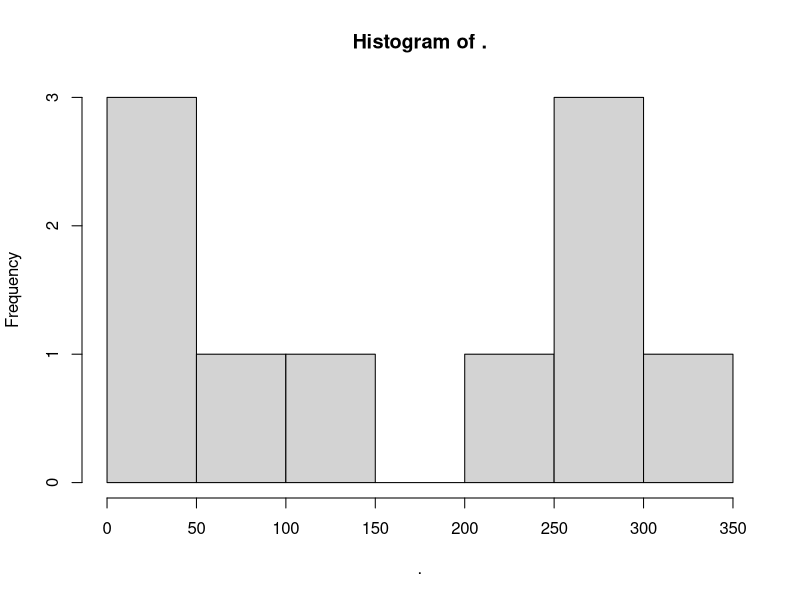
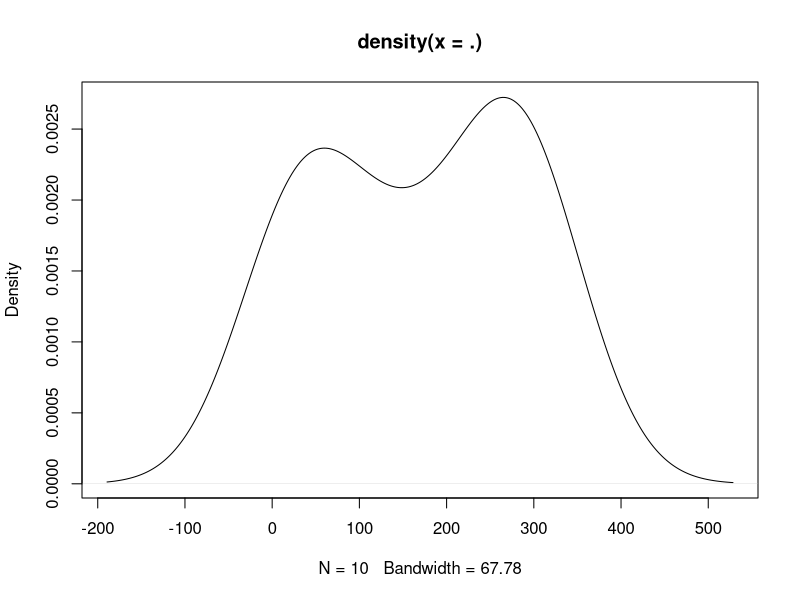
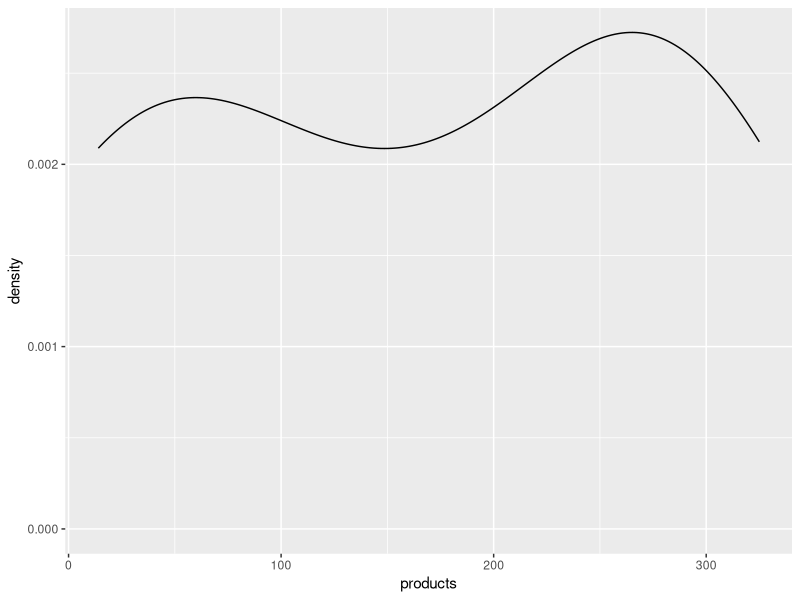
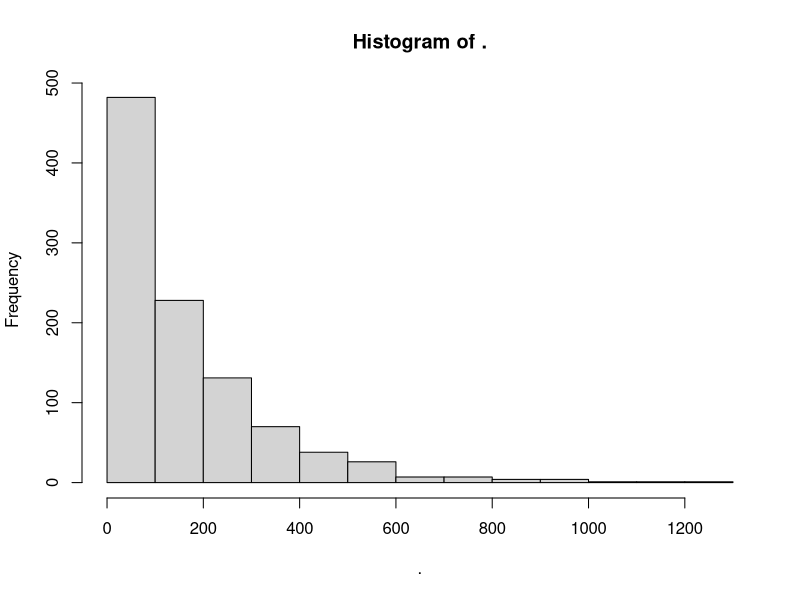
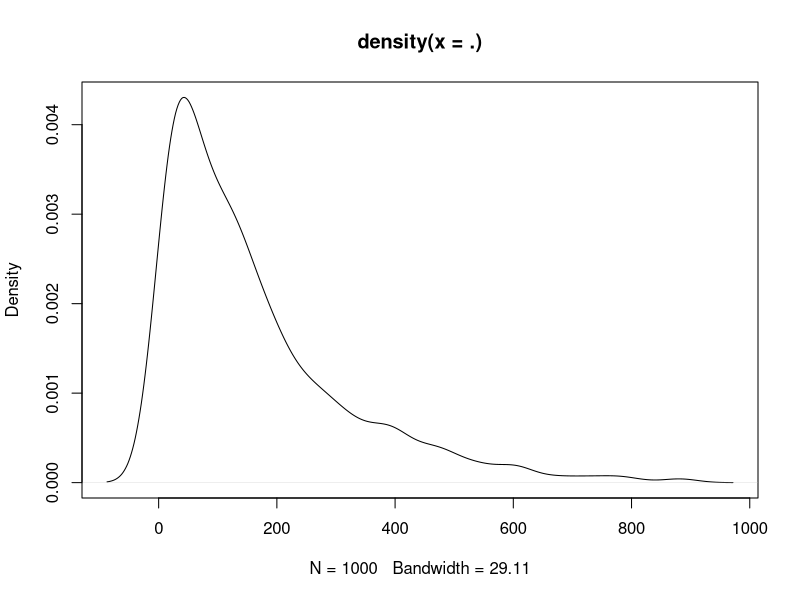
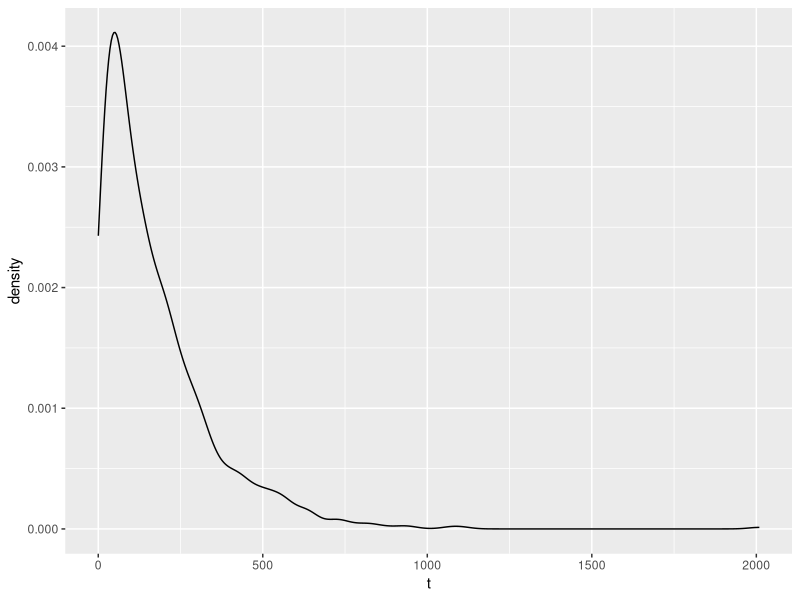
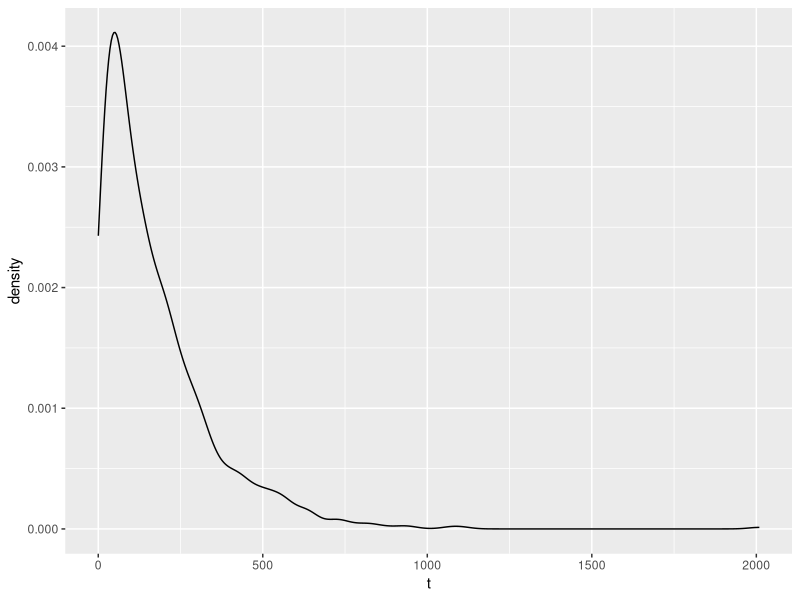

Write R code to recreate these figures, in order.
# example_failure_rates.R

# Introduction to Failure Rates and Related Measures


# Load necessary libraries
library(dplyr)
library(ggplot2)

# 1. Reliability
# Let's learn some key terms.

# Lifespan Distribution: distribution (PDF) for a vector of product lifespans.
# Reflects the probability that a product failed after X hours or years
# Eg. Here's a vector of 10 items' lifespans, in hours.
products = c(24, 273, 41, 282, 14, 210, 325, 276, 96, 149)

products %>% hist()

products %>% density() %>% plot()

ggplot() +
  geom_density(data = tibble(products), mapping = aes(x = products))


# Mean Time to Failure: the mean of a lifespan distribution.
# Describes the average hours to failure per unit.
# Eg. let's get the MTTF for our products' life distribution.
mu = mean(products)

mu

# Failure Rate (Lambda): inverse of mean time to failure.
# Describes the average number of times a product fails per time-step (eg. per hour).
# Eg. let's get the Failure Rate for our products' life distribution.
lambda = 1 / mean(products)
lambda


# Exponential Distribution: a common form for lifespan distributions,
# characterized by one parameter, lambda.
# If you have lambda, you can get the MTTF.
# Eg. what's the cumulative probability of a product failing 
# at or before 100 hours, given an Exp. Distr. with MTTF mu?
pexp(100, rate = 1/mu)

# F(t) = 1 - exp(-lambda * t)
# F(t) = 1 - e^(-lambda*t)

# Probability of Failure F(t): cumulative probability of failure by time t.
# expcdf() will give you F(t) in an exponential distribution.
# Probability of Reliability/Survival R(t): cumulative probability it DOESN'T fail by time t.
# For example, R(t = 100) = 1 - expcdf(100, mu).
# Eg. what's the cumulative probability of product survives for 100 hours,
# given an Exp. Distr. with MTTF mu?
1 - pexp(100, rate = 1/mu)


# HOW TO VISUALIZE?

# Take a random sample!
rexp(n = 1000, rate = 1 / mu) %>% hist()

rexp(n = 1000, rate = 1 / mu) %>% density() %>% plot()

data = tibble(t = rexp(n = 1000, rate = 1 / mu))
ggplot() +
  geom_density(data = data, mapping = aes(x = t))

ggplot() +
  geom_density(data = data, mapping = aes(x = t))

# Cleanup!
rm(list = ls())
